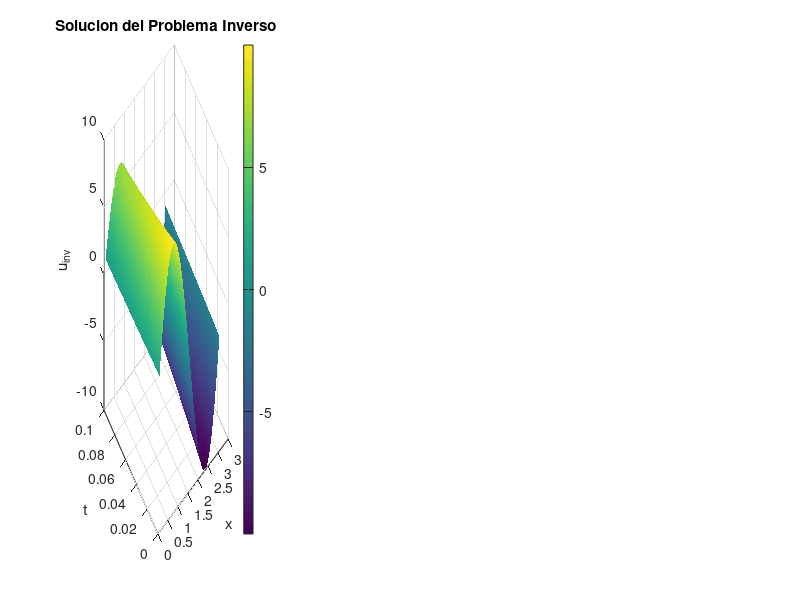

MATLAB code to generate this figure: (Note: this script raises an error after producing the figure.)
%PROYECTO 2

% EJERCICIO 1
D = 1;   %coeficiente de difusion
L = pi;
M = 40;  % tambien sera 20, 40
N = 400;  % tambien sera 25, 50 y 100
T = 0.1; % tambien en 1
%N = 1000*T+1;
%discretizacion espacial
delta_x = L/(M + 1);
x = linspace(0, L, M+2);
%discretizacion del tiempo
delta_t = T/(N+1);
t = linspace(0,T,N+1);
d = D*delta_t/(delta_x)^2;
Aprin = sparse(1:M, 1:M, (1-2*d), M, M);
Asup = sparse(1:M-1, 2:M, d, M, M); 
Ainf = sparse(2:M, 1:M-1, d, M, M);
A = Aprin + Asup + Ainf;
%disp(full(A))
f= @(x) 10.*sin(2*x);
%f0 =2/pi*x.*(x<=pi/2)+2/pi*(pi-x).*(x>pi/2);
u = zeros(M,N+2);
u(:,1) = f(x(2:M+1));
%u(:,1) = f0(2:M+1);
for j = 2:N+2 
    u(:,j) = A * u(:,j-1);
end
disc_x =x(2:end-1)';
tempfinal = u(:,end);
datos = [disc_x,tempfinal];

%save('udif_fin.mat',u(:,end))
%writematrix(u(:,end),'u_dif_finT1.txt')
%writematrix(datos,'datosdif_fin_p2T1.txt','Delimiter','tab')
%save("datos_dif_finitas.mat","disc_x","tempfinal")

% solucion exacta
uexact =@(x,t) 10.*exp(-4*t).*sin(2*x);
%calculo del error relativo
sol_exacta_final = uexact(x(2:M+1),T);
sol_num_final = u(:,end)';
errorRelativo = max(abs(sol_exacta_final-sol_num_final))/max(abs(sol_exacta_final));
% Display the relative error
fprintf('El error relativo es: %.10f\n', errorRelativo);
fprintf('Delta x es: %.4f\n', delta_x);
fprintf('Delta t es: %.4f\n', delta_t);
fprintf('Para un valor de d= %.4f\n', d);


% EJERCICIO 2.1
% Problema inverso 
K = 10;
T_0 = T - K*delta_t;
u_inv = u;
Ainv = inv(A);
for j =N+2:-1:(N+2 - K)
    u_inv(:,j-1) = Ainv * u_inv(:,j);
end

x_internas = x(2:M+1);          % Tamaño M (filas de u_inv)
t_plot = linspace(0, T, N+2);   % Tamaño N+2 (columnas de u_inv)
[T_mesh, X_mesh] = meshgrid(t_plot, x_internas);

figure;
subplot(1, 3, 1);
surf(X_mesh, T_mesh, u_inv);
% Display the inverse solution
xlabel('x');
ylabel('t');
zlabel('u_{inv}');
title('Solucion del Problema Inverso');
colorbar;
shading interp; % Para suavizar los colores
colorbar;
view(3);
clim([-10 10]);

u_exacta_plot = uexact(X_mesh, T_mesh);
subplot(1, 3, 2);
surf(X_mesh, T_mesh, u_exacta_plot);
% Display the exact solution
xlabel('x');
ylabel('t');
zlabel('u_{exact}');
title('Solucion Exacta');
colorbar;
shading interp; % Para suavizar los colores
view(3);
clim([-10 10]);

subplot(1, 3, 3);
plot(x_internas, u_inv(:, end-K), 'r.-', 'LineWidth', 1.5); 
hold on;
plot(x_internas, sol_exacta_final, 'b.--');
%legend('Recuperada (Malla 35)', 'Original (Malla 40 interpolada)');
title(['Comparación (K=' num2str(K) ')']);
grid on;

% EJERCICIO 2.2
% Problema inverso con ruido
epsilon = 0.0001;
% Add noise to the numerical solution
ruido = epsilon *(2*randn(size(u_inv)) - 1);
u_con_ruido = u(:,end) + ruido;
u_inv_ruido = u_con_ruido;
for j =N+2:-1:(N+2 - K)
    u_inv_ruido(:,j-1) = Ainv * u_inv_ruido(:,j);
end

figure;
subplot(1, 3, 1);
surf(X_mesh, T_mesh, u_inv_ruido);
% Display the inverse solution
xlabel('x');
ylabel('t');
zlabel('u_{inv} ruido');
title('Solucion del Problema Inverso con ruido');
colorbar;
shading interp; % Para suavizar los colores
colorbar;
view(3);
clim([-10 10]);

subplot(1, 3, 2);
surf(X_mesh, T_mesh, u_exacta_plot);
% Display the exact solution
xlabel('x');
ylabel('t');
zlabel('u_{exact}');
title('Solucion Exacta');
colorbar;
shading interp; % Para suavizar los colores
view(3);
clim([-10 10]);

subplot(1, 3, 3);
plot(x_internas, u_inv_ruido(:, end-K), 'r.-', 'LineWidth', 1.5); 
hold on;
plot(x_internas, sol_exacta_final, 'b.--');
%legend('Recuperada (Malla 35)', 'Original (Malla 40 interpolada)');
title(['Comparación (K=' num2str(K) ')']);
grid on;

% EJERCICIO 2.3
% Problema inverso con el valor final exacto

u_final_exacto = uexact(x(2:M+1), T);
u_inv_exacta = zeros(M, N+2);
u_inv_exacta(:, N+2) = u_final_exacto;
for j =N+2:-1:(N+2 - K)
    u_inv_exacta(:,j-1) = Ainv * u_inv_exacta(:,j);
end

figure;
subplot(1, 3, 1);
surf(X_mesh, T_mesh, u_inv_exacta);
% Display the inverse solution
xlabel('x');
ylabel('t');
zlabel('u_{inv} exacta');
title('Solucion del Problema Inverso con final exacto');
colorbar;
shading interp; % Para suavizar los colores
colorbar;
view(3);
clim([-10 10]);

subplot(1, 3, 2);
surf(X_mesh, T_mesh, u_exacta_plot);
% Display the exact solution
xlabel('x');
ylabel('t');
zlabel('u_{exact}');
title('Solucion Exacta');
colorbar;
shading interp; % Para suavizar los colores
view(3);
clim([-10 10]);

subplot(1, 3, 3);
plot(x_internas, u_inv_exacta(:, end-K), 'r.-', 'LineWidth', 1.5); 
hold on;
plot(x_internas, sol_exacta_final, 'b.--');
%legend('Recuperada (Malla 35)', 'Original (Malla 40 interpolada)');
title(['Comparación (K=' num2str(K) ')']);
grid on;

% EJERCICIO 3
A_tilde = sparse(1:M, 1:M, (1+2*d), M, M) +sparse(1:M-1, 2:M, -d, M, M) + sparse(2:M, 1:M-1, -d, M, M);

u_inv2 = u;
for j =N+2:-1:(N+2 - K)
    u_inv2(:,j-1) = A_tilde * u_inv2(:,j);
end

figure;
subplot(1, 3, 1);
surf(X_mesh, T_mesh, u_inv2);
% Display the inverse solution
xlabel('x');
ylabel('t');
zlabel('u_{inv}');
title('Solucion del Problema Inverso Metodo 2');
colorbar;
shading interp; % Para suavizar los colores
colorbar;
view(3);
clim([-10 10]);

subplot(1, 3, 2);
surf(X_mesh, T_mesh, u_exacta_plot);
% Display the exact solution
xlabel('x');
ylabel('t');
zlabel('u_{exact}');
title('Solucion Exacta');
colorbar;
shading interp; % Para suavizar los colores
view(3);
clim([-10 10]);

subplot(1, 3, 3);
plot(x_internas, u_inv2(:, end-K), 'r.-', 'LineWidth', 1.5); 
hold on;
plot(x_internas, sol_exacta_final, 'b.--');
%legend('Recuperada (Malla 35)', 'Original (Malla 40 interpolada)');
title(['Comparación (K=' num2str(K) ')']);
grid on;

%K = 15;
u_inv_ruido2 = u_con_ruido;
for j =N+2:-1:(N+2 - K)
    u_inv_ruido2(:,j-1) = A_tilde * u_inv_ruido2(:,j);
end

figure;
subplot(1, 3, 1);
surf(X_mesh, T_mesh, u_inv_ruido2);
% Display the inverse solution
xlabel('x');
ylabel('t');
zlabel('u_{inv} ruido');
title('Solucion del Problema Inverso con ruido Metodo 2');
colorbar;
shading interp; % Para suavizar los colores
colorbar;
view(3);
clim([-10 10]);

subplot(1, 3, 2);
surf(X_mesh, T_mesh, u_exacta_plot);
% Display the exact solution
xlabel('x');
ylabel('t');
zlabel('u_{exact}');
title('Solucion Exacta');
colorbar;
shading interp; % Para suavizar los colores
view(3);
clim([-10 10]);

subplot(1, 3, 3);
plot(x_internas, u_inv_ruido2(:, end-K), 'r.-', 'LineWidth', 1.5); 
hold on;
plot(x_internas, sol_exacta_final, 'b.--');
%legend('Recuperada (Malla 35)', 'Original (Malla 40 interpolada)');
title(['Comparación (K=' num2str(K) ')']);
grid on;

u_inv_exacta2 = zeros(M, N+2);
u_inv_exacta2(:, N+2) = u_final_exacto;
for j =N+2:-1:(N+2 - K)
    u_inv_exacta2(:,j-1) = A_tilde * u_inv_exacta2(:,j);
end

figure;
subplot(1, 3, 1);
surf(X_mesh, T_mesh, u_inv_exacta2);
% Display the inverse solution
xlabel('x');
ylabel('t');
zlabel('u_{inv} exacta');
title('Solucion del Problema Inverso con final exacto Metodo 2');
colorbar;
shading interp; % Para suavizar los colores
colorbar;
view(3);
clim([-10 10]);

subplot(1, 3, 2);
surf(X_mesh, T_mesh, u_exacta_plot);
% Display the exact solution
xlabel('x');
ylabel('t');
zlabel('u_{exact}');
title('Solucion Exacta');
colorbar;
shading interp; % Para suavizar los colores
view(3);
clim([-10 10]);

subplot(1, 3, 3);
plot(x_internas, u_inv_exacta2(:, end-K), 'r.-', 'LineWidth', 1.5); 
hold on;
plot(x_internas, sol_exacta_final, 'b.--');
%legend('Recuperada (Malla 35)', 'Original (Malla 40 interpolada)');
title(['Comparación (K=' num2str(K) ')']);
grid on;
